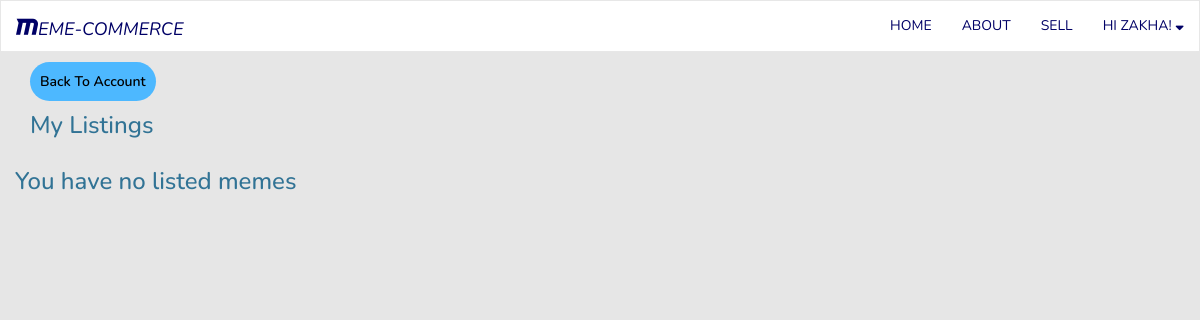
/memecommerce/account/listings/ (signed in), run on an earlier commit of the app's database.
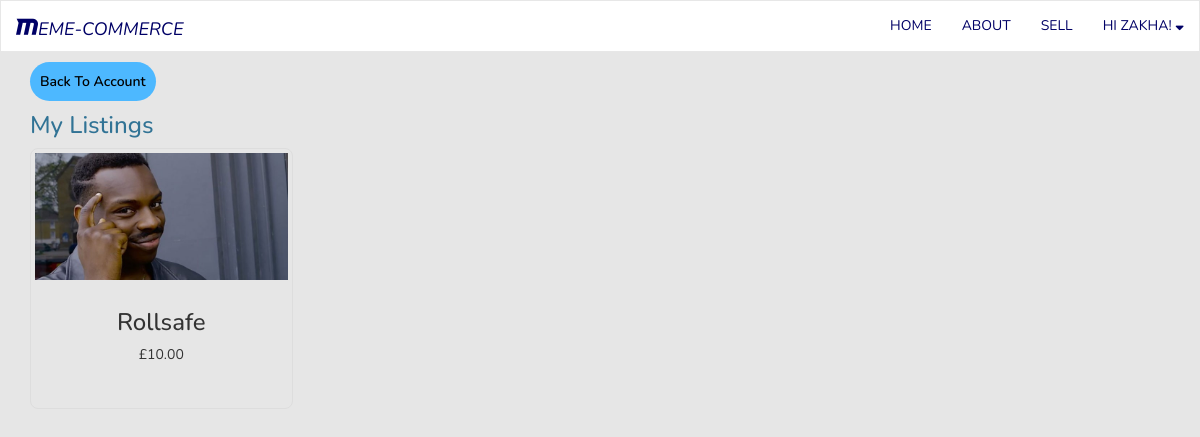
And on a later commit of the database.
### memecommerce/models.py (models this page shows, shortened)
class Meme(models.Model):
    meme_id = models.UUIDField(primary_key=True, default=uuid.uuid4, editable=False)
    author = models.ForeignKey(User, on_delete=models.CASCADE, null=True)
    title = models.CharField(max_length=32)
    price = models.DecimalField(max_digits=6, decimal_places=2, default=0)
    image = models.ImageField(upload_to="memes/")
    description = models.TextField(max_length=2048, null=True, blank=True)
    purchased = models.BooleanField(default=False)
    created = models.IntegerField(null=True)

### memecommerce/views.py (the view)
# urls.py: path('account/listings/', views.myListings, name='myListings'),
@login_required
def myListings(request):
    context_dict = {}
    user = request.user
    listed_memes = list(filter(lambda meme: meme.author == user, Meme.objects.all()))
    context_dict['user'], context_dict['listed_memes'] = user, listed_memes
    if request.method == "POST":
        listings_form = UserProfileForm(request.POST, instance=request.user)
        return render(request, 'memecommerce/myListings.html', context_dict)
    return render(request, 'memecommerce/myListings.html', context_dict)

### templates/memecommerce/myListings.html (shortened to what this page needs)
{% extends 'memecommerce/base.html' %}
{% load static %}
{% block body_block %}
	<div class="container">
	<a class ="button" href="{% url 'memecommerce:account' %}">Back To Account</a>
	<form method="POST">
	  <div class="row display-flex">
		<h3 class="container">My Listings</h3>
		{% if listed_memes %}
			{% for meme in listed_memes %}
				<div class="col-sm-3 col-xs-12">
					<div class="thumbnail">
						<a href="{% url 'memecommerce:viewMeme' meme_id=meme.meme_id %}">
							<img src="{{ meme.image.url }}" alt="{{ meme.title }}">
						</a>
						<div class="caption">
							<h3>{{ meme.title }}</h3>
							<p>£{{ meme.price }}</p>
						</div>
					</div>
				</div>
			{% endfor %}
		{% else %}
			<h3>You have no listed memes</h3>
		{% endif %}
	  </div>
    </form>
</div>
{% endblock %}

What changed in the data, as far as the page shows it:
added Meme: image (picture), title "Rollsafe", price "10.00"
Also different on the page:
text no longer shown: "You have no listed memes"
